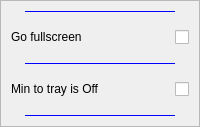
              <widget class="QFrame" name="mini_frame_window">
               <property name="sizePolicy">
                <sizepolicy hsizetype="Preferred" vsizetype="Fixed">
                 <horstretch>0</horstretch>
                 <verstretch>0</verstretch>
                </sizepolicy>
               </property>
               <property name="minimumSize">
                <size>
                 <width>0</width>
                 <height>0</height>
                </size>
               </property>
               <property name="maximumSize">
                <size>
                 <width>16777215</width>
                 <height>0</height>
                </size>
               </property>
               <property name="styleSheet">
                <string notr="true"/>
               </property>
               <property name="frameShape">
                <enum>QFrame::StyledPanel</enum>
               </property>
               <property name="frameShadow">
                <enum>QFrame::Raised</enum>
               </property>
               <layout class="QVBoxLayout" name="verticalLayout_2">
                <property name="spacing">
                 <number>18</number>
                </property>
                <property name="leftMargin">
                 <number>10</number>
                </property>
                <property name="topMargin">
                 <number>10</number>
                </property>
                <property name="rightMargin">
                 <number>10</number>
                </property>
                <property name="bottomMargin">
                 <number>10</number>
                </property>
                <item alignment="Qt::AlignHCenter">
                 <widget class="Line" name="mini_line_win_set_3">
                  <property name="sizePolicy">
                   <sizepolicy hsizetype="Fixed" vsizetype="Fixed">
                    <horstretch>0</horstretch>
                    <verstretch>0</verstretch>
                   </sizepolicy>
                  </property>
                  <property name="minimumSize">
                   <size>
                    <width>150</width>
                    <height>1</height>
                   </size>
                  </property>
                  <property name="maximumSize">
                   <size>
                    <width>150</width>
                    <height>1</height>
                   </size>
                  </property>
                  <property name="styleSheet">
                   <string notr="true">QFrame#mini_line_win_set_3
{
    border : 1px solid blue;
    background : blue;
}</string>
                  </property>
                  <property name="orientation">
                   <enum>Qt::Horizontal</enum>
                  </property>
                 </widget>
                </item>
                <item>
                 <widget class="QFrame" name="frame_label_fullscreen">
                  <property name="sizePolicy">
                   <sizepolicy hsizetype="Preferred" vsizetype="Preferred">
                    <horstretch>0</horstretch>
                    <verstretch>0</verstretch>
                   </sizepolicy>
                  </property>
                  <property name="minimumSize">
                   <size>
                    <width>0</width>
                    <height>0</height>
                   </size>
                  </property>
                  <property name="maximumSize">
                   <size>
                    <width>16777215</width>
                    <height>16777215</height>
                   </size>
                  </property>
                  <property name="styleSheet">
                   <string notr="true">QFrame#frame_label_fullscreen
{
	border: transparent;
	background : transparent;
}</string>
                  </property>
                  <property name="frameShape">
                   <enum>QFrame::StyledPanel</enum>
                  </property>
                  <property name="frameShadow">
                   <enum>QFrame::Raised</enum>
                  </property>
                  <layout class="QHBoxLayout" name="horizontalLayout_11">
                   <property name="spacing">
                    <number>17</number>
                   </property>
                   <property name="leftMargin">
                    <number>0</number>
                   </property>
                   <property name="topMargin">
                    <number>0</number>
                   </property>
                   <property name="rightMargin">
                    <number>0</number>
                   </property>
                   <property name="bottomMargin">
                    <number>0</number>
                   </property>
                   <item alignment="Qt::AlignLeft|Qt::AlignVCenter">
                    <widget class="QLabel" name="label_fullscreen">
                     <property name="toolTip">
                      <string/>
                     </property>
                     <property name="styleSheet">
                      <string notr="true">border: transparent;
background : transparent;</string>
                     </property>
                     <property name="text">
                      <string>Go fullscreen</string>
                     </property>
                    </widget>
                   </item>
                   <item alignment="Qt::AlignRight|Qt::AlignVCenter">
                    <widget class="QCheckBox" name="chkbox_settings_fullscreen">
                     <property name="cursor">
                      <cursorShape>PointingHandCursor</cursorShape>
                     </property>
                     <property name="toolTip">
                      <string>Go to fullscreen mode</string>
                     </property>
                     <property name="text">
                      <string/>
                     </property>
                     <property name="checked">
                      <bool>false</bool>
                     </property>
                    </widget>
                   </item>
                  </layout>
                 </widget>
                </item>
                <item alignment="Qt::AlignHCenter">
                 <widget class="Line" name="mini_line_win_set">
                  <property name="sizePolicy">
                   <sizepolicy hsizetype="Fixed" vsizetype="Fixed">
                    <horstretch>0</horstretch>
                    <verstretch>0</verstretch>
                   </sizepolicy>
                  </property>
                  <property name="minimumSize">
                   <size>
                    <width>150</width>
                    <height>1</height>
                   </size>
                  </property>
                  <property name="maximumSize">
                   <size>
                    <width>150</width>
                    <height>1</height>
                   </size>
                  </property>
                  <property name="styleSheet">
                   <string notr="true">QFrame#mini_line_win_set
{
    border : 1px solid blue;
    background : blue;
}</string>
                  </property>
                  <property name="orientation">
                   <enum>Qt::Horizontal</enum>
                  </property>
                 </widget>
                </item>
                <item>
                 <widget class="QFrame" name="frame_label_min_tray">
                  <property name="sizePolicy">
                   <sizepolicy hsizetype="Preferred" vsizetype="Preferred">
                    <horstretch>0</horstretch>
                    <verstretch>0</verstretch>
                   </sizepolicy>
                  </property>
                  <property name="minimumSize">
                   <size>
                    <width>0</width>
                    <height>0</height>
                   </size>
                  </property>
                  <property name="maximumSize">
                   <size>
                    <width>16777215</width>
                    <height>16777215</height>
                   </size>
                  </property>
                  <property name="styleSheet">
                   <string notr="true">QFrame#frame_label_min_tray
{
	border: transparent;
	background : transparent;
}</string>
                  </property>
                  <property name="frameShape">
                   <enum>QFrame::StyledPanel</enum>
                  </property>
                  <property name="frameShadow">
                   <enum>QFrame::Raised</enum>
                  </property>
                  <layout class="QHBoxLayout" name="horizontalLayout_22">
                   <property name="spacing">
                    <number>17</number>
                   </property>
                   <property name="leftMargin">
                    <number>0</number>
                   </property>
                   <property name="topMargin">
                    <number>0</number>
                   </property>
                   <property name="rightMargin">
                    <number>0</number>
                   </property>
                   <property name="bottomMargin">
                    <number>0</number>
                   </property>
                   <item alignment="Qt::AlignLeft|Qt::AlignVCenter">
                    <widget class="QLabel" name="label_min_tray">
                     <property name="sizePolicy">
                      <sizepolicy hsizetype="Fixed" vsizetype="Fixed">
                       <horstretch>0</horstretch>
                       <verstretch>0</verstretch>
                      </sizepolicy>
                     </property>
                     <property name="styleSheet">
                      <string notr="true">border: transparent;
background : transparent;</string>
                     </property>
                     <property name="text">
                      <string>Min to tray is Off</string>
                     </property>
                    </widget>
                   </item>
                   <item alignment="Qt::AlignRight|Qt::AlignVCenter">
                    <widget class="QCheckBox" name="chkbox_settings_min_tray">
                     <property name="cursor">
                      <cursorShape>PointingHandCursor</cursorShape>
                     </property>
                     <property name="toolTip">
                      <string>Activate minimize to tray</string>
                     </property>
                     <property name="text">
                      <string/>
                     </property>
                     <property name="checked">
                      <bool>false</bool>
                     </property>
                    </widget>
                   </item>
                  </layout>
                 </widget>
                </item>
                <item alignment="Qt::AlignHCenter">
                 <widget class="Line" name="mini_line_win_set_2">
                  <property name="sizePolicy">
                   <sizepolicy hsizetype="Fixed" vsizetype="Fixed">
                    <horstretch>0</horstretch>
                    <verstretch>0</verstretch>
                   </sizepolicy>
                  </property>
                  <property name="minimumSize">
                   <size>
                    <width>150</width>
                    <height>1</height>
                   </size>
                  </property>
                  <property name="maximumSize">
                   <size>
                    <width>150</width>
                    <height>1</height>
                   </size>
                  </property>
                  <property name="styleSheet">
                   <string notr="true">QFrame#mini_line_win_set_2
{
    border : 1px solid blue;
    background : blue;
}</string>
                  </property>
                  <property name="orientation">
                   <enum>Qt::Horizontal</enum>
                  </property>
                 </widget>
                </item>
               </layout>
              </widget>
